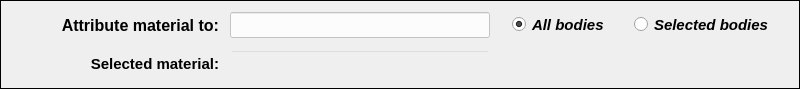
  <widget class="QFrame" name="frame">
   <property name="geometry">
    <rect>
     <x>0</x>
     <y>260</y>
     <width>800</width>
     <height>89</height>
    </rect>
   </property>
   <property name="minimumSize">
    <size>
     <width>800</width>
     <height>0</height>
    </size>
   </property>
   <property name="maximumSize">
    <size>
     <width>800</width>
     <height>16777215</height>
    </size>
   </property>
   <property name="frameShape">
    <enum>QFrame::Box</enum>
   </property>
   <property name="frameShadow">
    <enum>QFrame::Plain</enum>
   </property>
   <property name="lineWidth">
    <number>1</number>
   </property>
   <widget class="QRadioButton" name="radioButton_selected_bodies">
    <property name="geometry">
     <rect>
      <x>634</x>
      <y>12</y>
      <width>150</width>
      <height>25</height>
     </rect>
    </property>
    <property name="minimumSize">
     <size>
      <width>150</width>
      <height>25</height>
     </size>
    </property>
    <property name="maximumSize">
     <size>
      <width>150</width>
      <height>25</height>
     </size>
    </property>
    <property name="font">
     <font>
      <family>Arial</family>
      <pointsize>11</pointsize>
      <weight>75</weight>
      <italic>true</italic>
      <bold>true</bold>
     </font>
    </property>
    <property name="styleSheet">
     <string notr="true">font: 75 bold italic 11pt &quot;Arial&quot;;</string>
    </property>
    <property name="text">
     <string>Selected bodies</string>
    </property>
    <property name="checked">
     <bool>false</bool>
    </property>
   </widget>
   <widget class="QRadioButton" name="radioButton_all_bodies">
    <property name="geometry">
     <rect>
      <x>512</x>
      <y>12</y>
      <width>110</width>
      <height>25</height>
     </rect>
    </property>
    <property name="minimumSize">
     <size>
      <width>110</width>
      <height>25</height>
     </size>
    </property>
    <property name="maximumSize">
     <size>
      <width>110</width>
      <height>25</height>
     </size>
    </property>
    <property name="font">
     <font>
      <family>Arial</family>
      <pointsize>11</pointsize>
      <weight>75</weight>
      <italic>true</italic>
      <bold>true</bold>
     </font>
    </property>
    <property name="styleSheet">
     <string notr="true">font: 75 bold italic 11pt &quot;Arial&quot;;</string>
    </property>
    <property name="text">
     <string>All bodies</string>
    </property>
    <property name="checked">
     <bool>true</bool>
    </property>
   </widget>
   <widget class="QLabel" name="label">
    <property name="geometry">
     <rect>
      <x>22</x>
      <y>12</y>
      <width>197</width>
      <height>28</height>
     </rect>
    </property>
    <property name="font">
     <font>
      <family>Arial</family>
      <pointsize>12</pointsize>
      <weight>75</weight>
      <italic>false</italic>
      <bold>true</bold>
     </font>
    </property>
    <property name="styleSheet">
     <string notr="true"/>
    </property>
    <property name="text">
     <string>&lt;html&gt;&lt;head/&gt;&lt;body&gt;&lt;p align=&quot;right&quot;&gt;Attribute material to:&lt;/p&gt;&lt;/body&gt;&lt;/html&gt;</string>
    </property>
    <property name="textFormat">
     <enum>Qt::AutoText</enum>
    </property>
    <property name="alignment">
     <set>Qt::AlignCenter</set>
    </property>
   </widget>
   <widget class="QLineEdit" name="lineEdit_selected_ID">
    <property name="enabled">
     <bool>true</bool>
    </property>
    <property name="geometry">
     <rect>
      <x>230</x>
      <y>12</y>
      <width>260</width>
      <height>26</height>
     </rect>
    </property>
    <property name="minimumSize">
     <size>
      <width>260</width>
      <height>26</height>
     </size>
    </property>
    <property name="maximumSize">
     <size>
      <width>260</width>
      <height>26</height>
     </size>
    </property>
    <property name="font">
     <font>
      <family>Arial</family>
      <pointsize>11</pointsize>
      <weight>75</weight>
      <italic>true</italic>
      <bold>true</bold>
     </font>
    </property>
    <property name="focusPolicy">
     <enum>Qt::ClickFocus</enum>
    </property>
    <property name="styleSheet">
     <string notr="true">QLineEdit{color: rgb(0,0,255); background-color: rgba(255, 255, 255, 200)}
QLineEdit::Disabled{color: rgb(120,120,120); background-color: rgba(0, 0, 0, 0)}</string>
    </property>
    <property name="text">
     <string/>
    </property>
    <property name="alignment">
     <set>Qt::AlignCenter</set>
    </property>
   </widget>
   <widget class="QLineEdit" name="lineEdit_selected_material_name">
    <property name="enabled">
     <bool>false</bool>
    </property>
    <property name="geometry">
     <rect>
      <x>230</x>
      <y>50</y>
      <width>260</width>
      <height>26</height>
     </rect>
    </property>
    <property name="minimumSize">
     <size>
      <width>260</width>
      <height>26</height>
     </size>
    </property>
    <property name="maximumSize">
     <size>
      <width>260</width>
      <height>26</height>
     </size>
    </property>
    <property name="font">
     <font>
      <family>Arial</family>
      <pointsize>11</pointsize>
      <weight>75</weight>
      <italic>true</italic>
      <bold>true</bold>
     </font>
    </property>
    <property name="focusPolicy">
     <enum>Qt::ClickFocus</enum>
    </property>
    <property name="styleSheet">
     <string notr="true">QLineEdit{color: rgb(0,0,255); background-color: rgba(255, 255, 255, 200)}
QLineEdit::Disabled{color: rgb(120,120,120); background-color: rgba(0, 0, 0, 0)}</string>
    </property>
    <property name="text">
     <string/>
    </property>
    <property name="alignment">
     <set>Qt::AlignCenter</set>
    </property>
   </widget>
   <widget class="QLabel" name="label_3">
    <property name="geometry">
     <rect>
      <x>22</x>
      <y>50</y>
      <width>197</width>
      <height>28</height>
     </rect>
    </property>
    <property name="font">
     <font>
      <family>Arial</family>
      <pointsize>11</pointsize>
      <weight>75</weight>
      <italic>false</italic>
      <bold>true</bold>
     </font>
    </property>
    <property name="styleSheet">
     <string notr="true">font: 75 bold 11pt &quot;Arial&quot;;</string>
    </property>
    <property name="text">
     <string>&lt;html&gt;&lt;head/&gt;&lt;body&gt;&lt;p align=&quot;right&quot;&gt;Selected material:&lt;/p&gt;&lt;/body&gt;&lt;/html&gt;</string>
    </property>
    <property name="textFormat">
     <enum>Qt::AutoText</enum>
    </property>
    <property name="alignment">
     <set>Qt::AlignRight|Qt::AlignTrailing|Qt::AlignVCenter</set>
    </property>
   </widget>
  </widget>
